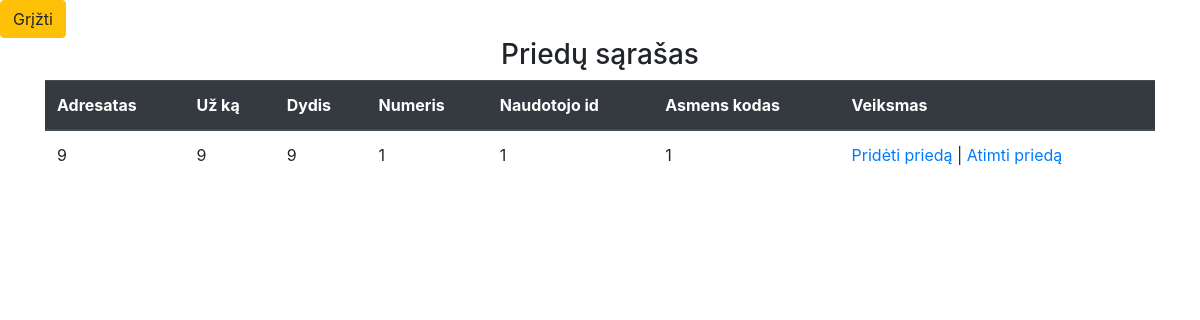
/Personalo-administravimas/index.php?psl=prieduSkaiciavimas, run on the app's committed database.
### tables this page shows
CREATE TABLE `priedas` (
  `adresatas` varchar(255) DEFAULT NULL,
  `uz_ka` varchar(255) DEFAULT NULL,
  `dydis` float DEFAULT NULL,
  `numeris` int(11) NOT NULL,
  `fk_Atsakingas_darbuotojasasmens_kodas` int(11) NOT NULL,
  `fk_Naudotojasid_Naudotojas` int(11) NOT NULL
);

### Personalo-administravimas/Controllers/priedas_controller.php (called while the page is built, shortened)
<?php
require_once("../connection.php");
$stmt = $pdo->query("SELECT * from priedas");
$rows = $stmt->fetchAll(PDO::FETCH_ASSOC);
$priedai = [];
foreach($rows as $row)
{
    $priedas = new Priedas();
    $priedas->adresatas = htmlentities($row["adresatas"]);
    $priedas->uz_ka = htmlentities($row["uz_ka"]);
    $priedas->dydis = htmlentities($row["dydis"]);
    $priedas->numeris = htmlentities($row["numeris"]);
    $priedas->asmens_kodas = htmlentities($row["fk_Atsakingas_darbuotojasasmens_kodas"]);
    $priedas->naudotojo_id = htmlentities($row["fk_Naudotojasid_Naudotojas"]);
}

### Personalo-administravimas/Views/priedu_skaiciavimas.php (the view, shortened to what this page needs)
<?php
require_once("Controllers/priedas_controller.php");
?>
<?php
$page= $_GET['act'];
	if($page == "") {?>
	<h3 class="header">Priedų sąrašas</h3>
    <div class="container">
        <?php if (count($priedai) > 0): ?>
        <table class="table">
            <thead class="thead-dark">
                <tr>
                    <th scope="col">Adresatas</th><th scope="col">Už ką</th><th scope="col">Dydis</th>
                    <th scope="col">Numeris</th><th scope="col">Naudotojo id</th><th scope="col">Asmens kodas</th>
					<th scope="col">Veiksmas</th>
                </tr>
            </thead>
            <tbody>
                <?php
                foreach($priedai as $ad)
                {
                    echo "<tr><td>";
                    echo $ad->adresatas;
                    echo "</td><td>";
                    echo $ad->uz_ka;
                    echo "</td><td>";
                    echo $ad->dydis;
                    echo "</td><td>";
                    echo $ad->numeris;
                    echo "</td><td>";
                    echo $ad->naudotojo_id;
                    echo "</td><td>";
                    echo $ad->asmens_kodas;
                    echo "</td><td>";
                    echo ('<a href="?psl=prieduSkaiciavimas&act=pridetiPrieda" class=" ">Pridėti priedą</a> | ');
                    echo ('<a href="?psl=prieduSkaiciavimas&act=atimtiPrieda&numeris='.$ad->numeris.'" class=" ">Atimti priedą</a>');
                    echo "</td></tr>";
                }
                ?>
            </tbody>
        </table>
        <?php endif; ?>
    </div>
	<?php }
	?>

### Personalo-administravimas/index.php (style rules this page uses)
html, body { height: 100%; }
.container { display: flex; justify-content: center; align-items: center; }
.header { text-align: center; }

### data on the page
priedas: adresatas "9", uz_ka "9", dydis "9", numeris "1", fk_Naudotojasid_Naudotojas "1", fk_Atsakingas_darbuotojasasmens_kodas "1"
